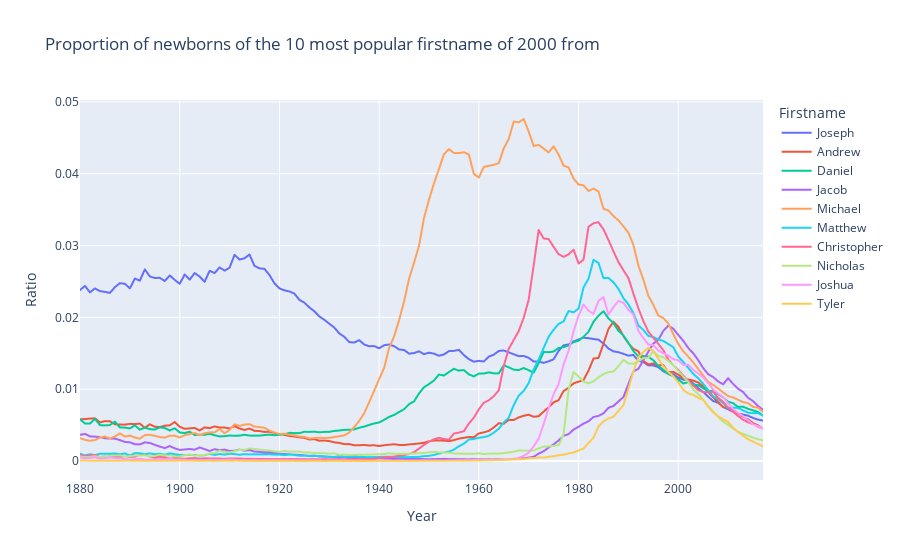

Source (notebook cell):
### Code cell
fig = px.line(df_prop_m.toPandas(), x='year', y='ratio', color='name',
              title='Proportion of newborns of the 10 most popular firstname of 2000 from ',
              labels={'ratio':'Ratio', 'year':'Year', 'name':'Firstname'})
fig.show()

### Figure 1 — Plotly figure (JSON) as saved in the notebook; plotly's stock layout.template omitted (floating-point values rounded to 4 significant figures; data arrays with more than 128 entries replaced by an {"elided": "..."} marker saying what was removed)
{"data": [{"hovertemplate": "Firstname=Joseph<br>Year=%{x}<br>Ratio=%{y}<extra></extra>", "legendgroup": "Joseph", "line": {"color": "#636efa", "dash": "solid"}, "mode": "lines", "name": "Joseph", "showlegend": true, "type": "scattergl", "x": {"elided": "138 int values"}, "xaxis": "x", "y": {"elided": "138 float values"}, "yaxis": "y"}, {"hovertemplate": "Firstname=Andrew<br>Year=%{x}<br>Ratio=%{y}<extra></extra>", "legendgroup": "Andrew", "line": {"color": "#EF553B", "dash": "solid"}, "mode": "lines", "name": "Andrew", "showlegend": true, "type": "scattergl", "x": {"elided": "138 int values"}, "xaxis": "x", "y": {"elided": "138 float values"}, "yaxis": "y"}, {"hovertemplate": "Firstname=Daniel<br>Year=%{x}<br>Ratio=%{y}<extra></extra>", "legendgroup": "Daniel", "line": {"color": "#00cc96", "dash": "solid"}, "mode": "lines", "name": "Daniel", "showlegend": true, "type": "scattergl", "x": {"elided": "138 int values"}, "xaxis": "x", "y": {"elided": "138 float values"}, "yaxis": "y"}, {"hovertemplate": "Firstname=Jacob<br>Year=%{x}<br>Ratio=%{y}<extra></extra>", "legendgroup": "Jacob", "line": {"color": "#ab63fa", "dash": "solid"}, "mode": "lines", "name": "Jacob", "showlegend": true, "type": "scattergl", "x": {"elided": "138 int values"}, "xaxis": "x", "y": {"elided": "138 float values"}, "yaxis": "y"}, {"hovertemplate": "Firstname=Michael<br>Year=%{x}<br>Ratio=%{y}<extra></extra>", "legendgroup": "Michael", "line": {"color": "#FFA15A", "dash": "solid"}, "mode": "lines", "name": "Michael", "showlegend": true, "type": "scattergl", "x": {"elided": "138 int values"}, "xaxis": "x", "y": {"elided": "138 float values"}, "yaxis": "y"}, {"hovertemplate": "Firstname=Matthew<br>Year=%{x}<br>Ratio=%{y}<extra></extra>", "legendgroup": "Matthew", "line": {"color": "#19d3f3", "dash": "solid"}, "mode": "lines", "name": "Matthew", "showlegend": true, "type": "scattergl", "x": {"elided": "138 int values"}, "xaxis": "x", "y": {"elided": "138 float values"}, "yaxis": "y"}, {"hovertemplate": "Firstname=Christopher<br>Year=%{x}<br>Ratio=%{y}<extra></extra>", "legendgroup": "Christopher", "line": {"color": "#FF6692", "dash": "solid"}, "mode": "lines", "name": "Christopher", "showlegend": true, "type": "scattergl", "x": {"elided": "138 int values"}, "xaxis": "x", "y": {"elided": "138 float values"}, "yaxis": "y"}, {"hovertemplate": "Firstname=Nicholas<br>Year=%{x}<br>Ratio=%{y}<extra></extra>", "legendgroup": "Nicholas", "line": {"color": "#B6E880", "dash": "solid"}, "mode": "lines", "name": "Nicholas", "showlegend": true, "type": "scattergl", "x": {"elided": "138 int values"}, "xaxis": "x", "y": {"elided": "138 float values"}, "yaxis": "y"}, {"hovertemplate": "Firstname=Joshua<br>Year=%{x}<br>Ratio=%{y}<extra></extra>", "legendgroup": "Joshua", "line": {"color": "#FF97FF", "dash": "solid"}, "mode": "lines", "name": "Joshua", "showlegend": true, "type": "scattergl", "x": {"elided": "138 int values"}, "xaxis": "x", "y": {"elided": "138 float values"}, "yaxis": "y"}, {"hovertemplate": "Firstname=Tyler<br>Year=%{x}<br>Ratio=%{y}<extra></extra>", "legendgroup": "Tyler", "line": {"color": "#FECB52", "dash": "solid"}, "mode": "lines", "name": "Tyler", "showlegend": true, "type": "scattergl", "x": [1880, 1884, 1888, 1889, 1892, 1895, 1896, 1898, 1899, 1900, 1903, 1904, 1905, 1907, 1908, 1910, 1911, 1912, 1913, 1914, 1915, 1916, 1917, 1918, 1919, 1920, 1921, 1922, 1923, 1924, 1925, 1926, 1927, 1928, 1929, 1930, 1931, 1932, 1933, 1934, 1935, 1936, 1937, 1938, 1939, 1940, 1941, 1942, 1943, 1944, 1945, 1946, 1947, 1948, 1949, 1950, 1951, 1952, 1953, 1954, 1955, 1956, 1957, 1958, 1959, 1960, 1961, 1962, 1963, 1964, 1965, 1966, 1967, 1968, 1969, 1970, 1971, 1972, 1973, 1974, 1975, 1976, 1977, 1978, 1979, 1980, 1981, 1982, 1983, 1984, 1985, 1986, 1987, 1988, 1989, 1990, 1991, 1992, 1993, 1994, 1995, 1996, 1997, 1998, 1999, 2000, 2001, 2002, 2003, 2004, 2005, 2006, 2007, 2008, 2009, 2010, 2011, 2012, 2013, 2014, 2015, 2016, 2017], "xaxis": "x", "y": [6.335e-05, 4.369e-05, 4.137e-05, 6.33e-05, 4.097e-05, 4.259e-05, 5.018e-05, 4.075e-05, 4.708e-05, 7.31e-05, 5.032e-05, 3.902e-05, 4.535e-05, 3.405e-05, 4.535e-05, 4.119e-05, 5.753e-05, 4.884e-05, 2.536e-05, 2.291e-05, 2.593e-05, 3.033e-05, 2.809e-05, 2.664e-05, 3.163e-05, 2.819e-05, 2.27e-05, 3.216e-05, 2.189e-05, 1.942e-05, 1.971e-05, 1.891e-05, 2.396e-05, 2.618e-05, 1.767e-05, 2.552e-05, 2.02e-05, 2.299e-05, 1.715e-05, 1.453e-05, 2.497e-05, 1.157e-05, 1.782e-05, 2.976e-05, 3.614e-05, 3.02e-05, 3.339e-05, 2.462e-05, 2.733e-05, 3.156e-05, 3.121e-05, 3.202e-05, 3.663e-05, 3.876e-05, 4.003e-05, 4.412e-05, 3.771e-05, 4.32e-05, 4.971e-05, 5.839e-05, 5.682e-05, 6.34e-05, 6.541e-05, 6.837e-05, 6.844e-05, 8.348e-05, 9.281e-05, 0.0001126, 0.0001388, 0.000155, 0.0001596, 0.0001856, 0.0002408, 0.0002508, 0.000275, 0.0004039, 0.0004087, 0.0005146, 0.0004816, 0.0005868, 0.0006805, 0.0008039, 0.0008876, 0.001072, 0.001187, 0.001469, 0.001743, 0.002527, 0.003248, 0.004825, 0.005528, 0.005927, 0.006182, 0.006973, 0.007793, 0.01005, 0.01248, 0.01442, 0.0152, 0.01578, 0.01532, 0.01423, 0.0132, 0.01241, 0.01181, 0.01095, 0.009924, 0.009413, 0.009209, 0.008794, 0.008511, 0.007565, 0.006794, 0.006231, 0.005825, 0.005451, 0.00466, 0.004065, 0.003521, 0.003042, 0.0027, 0.002377, 0.002041], "yaxis": "y"}], "layout": {"legend": {"title": {"text": "Firstname"}, "tracegroupgap": 0}, "title": {"text": "Proportion of newborns of the 10 most popular firstname of 2000 from "}, "xaxis": {"anchor": "y", "domain": [0, 1], "title": {"text": "Year"}}, "yaxis": {"anchor": "x", "domain": [0, 1], "title": {"text": "Ratio"}}}}
